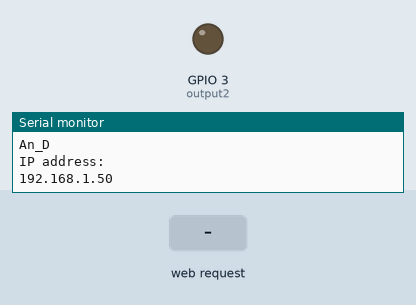
A sketch run on a simulated ESP32. Parts: output pins drawn as LEDs (lit = HIGH), the last lines printed to the serial monitor. The test bench sets the inputs (shaded band). WiFi joins after 1.5 s; servers stay silent unless stated.

Above: at 4.2 s.
4.3 s: HTTP request GET /3/on received
At 5.5 s:
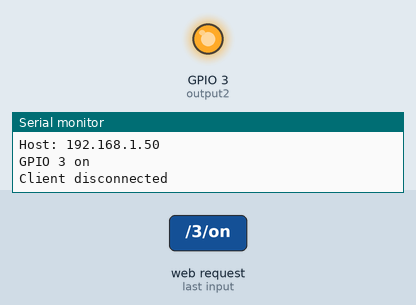
5.8 s: HTTP request GET /3/off received
At 6.7 s:
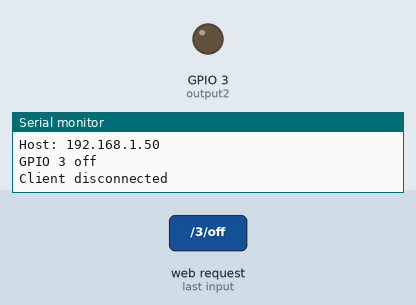
Timing chart, 0 to 8.8 s (numbered marks = the images above; inputs shaded):
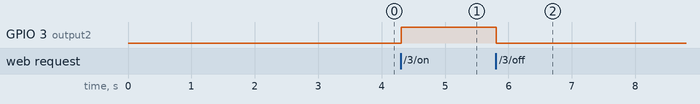

Measured:
- after the input at 4.3 s, GPIO 3 (output2): LOW → HIGH at once
- after the input at 5.8 s, GPIO 3 (output2): HIGH → LOW at once

The sketch:

esp32.ino
```cpp
#include <WiFi.h>

const char* ssid = "An_D";
const char* password = "2764fundy";

String header;
String output2State = "off";

const uint8_t output2 = 3;

unsigned long currentTime = millis();
unsigned long previousTime = 0;
const long timeoutTime = 2000;


WiFiServer server(80);


void setup ()
{
  Serial.begin(115200);
  pinMode(output2, OUTPUT);

  WiFi.begin(ssid, password);
  while (WiFi.status() != WL_CONNECTED)
  {
    delay(3000);
    Serial.println("Connecting to ");
    Serial.println(ssid);
  }

  Serial.println("Successfully connected to ");
  Serial.println(ssid);
  Serial.println("IP address: ");
  Serial.println(WiFi.localIP());
  server.begin();
}


void loop()
{
   WiFiClient client = server.available();   // Listen for incoming clients

  if (client) {                             // If a new client connects,
    currentTime = millis();
    previousTime = currentTime;
    Serial.println("New Client.");          // print a message out in the serial port
    String currentLine = "";                // make a String to hold incoming data from the client
    while (client.connected() && currentTime - previousTime <= timeoutTime) {  // loop while the client's connected
      currentTime = millis();
      if (client.available()) {             // if there's bytes to read from the client,
        char c = client.read();             // read a byte, then
        Serial.write(c);                    // print it out the serial monitor
        header += c;

    if ( c == '\n')
    {

      if (currentLine.length() == 0)
      {
      client.println("HTTP/1.1 200 OK");
      client.println("Content-type:text/html");
      client.println("Connection: close");
      client.println();

      if(header.indexOf("GET /3/on") >= 0)
        {
          Serial.println("GPIO 3 on");
          output2State = "on";
          digitalWrite(output2, HIGH);
        } else if(header.indexOf("GET /3/off") >= 0)
        {
          Serial.println("GPIO 3 off");
          output2State = "off";
          digitalWrite(output2, LOW);
        }

    client.print("<!DOCTYPE html>");
    client.print("<html lang=\"en\">");
    client.print("<head>");
    client.print("<meta charset='UTF-8'>");
    client.print("<meta name='viewport' content='width=device-width, initial-scale=1.0'>");
    client.print("<title>ESP32</title>");
    client.print("<style>");
    client.print("body {");
    client.print("font-family: Arial, sans-serif;");
    client.print("background-color: #ecf0f1;");
    client.print("margin: 0;");
    client.print("padding: 0;");
    client.print("}");

    client.print(".navbar {");
    client.print("background-color: #2c3e50;");
    client.print("padding: 10px;");
    client.print("display: flex;");
    client.print("justify-content: space-around;");
    client.print("align-items: center;");
    client.print("}");

    client.print(".navbar a {");
    client.print("color: #fff;");
    client.print("text-decoration: none;");
    client.print("margin: 0 15px;");
    client.print("font-size: 1.2em;");
    client.print("}");

    client.print(".container {");
    client.print("text-align: center;");
    client.print("padding: 50px;");
    client.print("color: #34495e;");
    client.print("}");

    client.print("h1 {");
    client.print("font-size: 2em;");
    client.print("}");

    client.print("p {");
    client.print("font-size: 1.2em;");
    client.print("line-height: 1.6;");
    client.print("}");

    client.print("</style>");
    client.print("</head>");
    client.print("<body>");
    client.print("<div class='navbar'>");
    client.print("<a href='#'>Home</a>");
    client.print("<a href='#'>About</a>");
    client.print("<a href='#'>Contact Us</a>");
    client.print("<a href='#'>Menu</a>");
    client.print("</div>");
    client.print("<div class='container'>");
    client.print("<h1>ESP32</h1>");
    client.print("<p>The ESP32 is a powerful microcontroller developed by Espressif Systems. It integrates Wi-Fi and Bluetooth connectivity, making it ideal for IoT (Internet of Things) applications.");
    client.print(" With its dual-core processor and various built-in peripherals, the ESP32 offers versatility and performance for a wide range of projects, including home automation, wearables, and industrial automation. Its low power consumption and support for multiple communication protocols make it a popular choice among developers. Furthermore, its affordability and ease of use have contributed to its widespread adoption in the maker community.</p>");
    client.print("</div>");

        client.println("<p> GPIO 3 state - " + output2State + "</p");

        if( output2State == "off")
        {
          client.println("<p> <a href=\"/3/on\"> <button>ON</button> </p>");
        } else {
          client.println("<p> <a href=\"/3/off\"> <button>OFF</button> </p>");
        }

        client.println("</body></html>");
        client.println();
        break;
      } else {
        currentLine = "";
      }
    } else if (c != '\r')
    {
      currentLine += c;
    }
   }
  }
  header = "";
  client.stop();
  Serial.println("Client disconnected");
  Serial.println("");
  }
}
```
